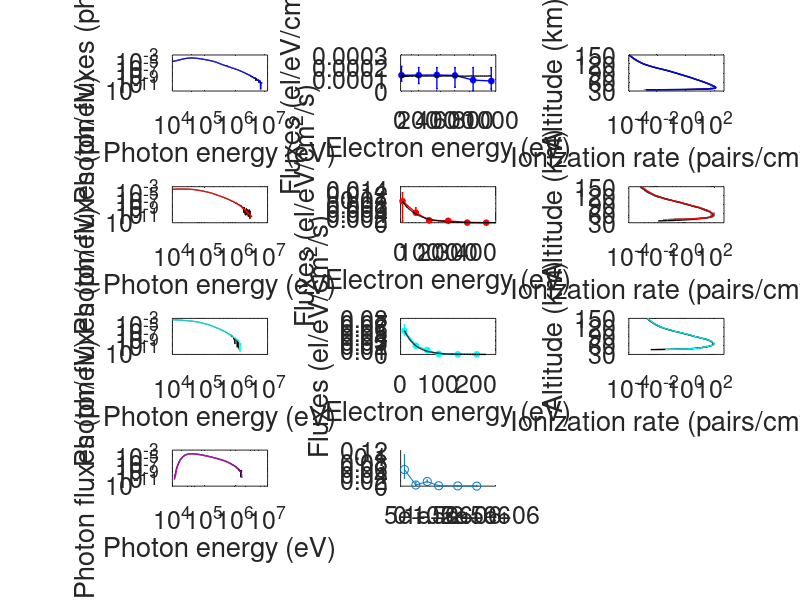

Source code (MATLAB): (Note: this script raises an error after producing the figure.)
% by Wei Xu
% 07/08/2018
% plot Figure 4 in [Xu and Marshall, 2018]

clear; clc;

load('figure5_results.mat');

h1 = figure;
set(h1,'color',[1 1 1]);
set(h1,'position',[180 180 1180 1280]);
set(h1,'defaultAxesFontSize',18);

% plot figure 5a
subplot(431)
loglog(fig5a.En, fig5a.simulatedSpectra, 'k', fig5a.En, fig5a.bestfit, 'b', 'lineWidth', 1)
xlabel('Photon energy (eV)')
ylabel('Photon fluxes (ph/eV)')
set(gca, 'XLim',[1e4 1e7]);
set(gca, 'XMinorTick','on');
set(gca, 'XTick', [1e4 1e5 1e6 1e7]);
set(gca, 'XTickLabel', {'10^4' '10^5' '10^6' '10^7'});
set(gca, 'YLim',[1e-12 8e-3]);
set(gca, 'YMinorTick','on');
set(gca, 'YTick', [1e-11 1e-9 1e-7 1e-5 1e-3 1e-1]);
set(gca, 'YTickLabel', {'10^{-11}' '10^{-9}' '10^{-7}' '10^{-5}' '10^{-3}'});

% plot figure 5b
subplot(432)
h = errorbar(fig5b.electronEnergy, fig5b.derivedSource, fig5b.minimum, fig5b.maximum, 'bo-'); hold on;
plot(fig5b.En, fig5b.mcSource, 'k', 'lineWidth', 1);
set(h, 'lineWidth', 1, 'MarkerSize', 4, 'MarkerFaceColor', 'b', 'MarkerEdgeColor', 'b');
xlabel('Electron energy (eV)')
ylabel('Fluxes (el/eV/cm^2/s)')
set(gca, 'XLim',[0 1.05e7]);
set(gca, 'XMinorTick','on');
set(gca, 'XTick', [0 2e6 4e6 6e6 8e6 1e7]);
set(gca, 'XTickLabel', {'0' '200' '400' '600' '800' '1000'});
set(gca, 'YLim',[0 3e-4]);
set(gca, 'YTick', [0 1e-4 2e-4 3e-4]);
set(gca, 'YMinorTick','on');

% plot figure 5c
subplot(433)
semilogx(fig5c.runs,fig5c.alt,'--','Color',[0.5 0.5 0.5]); hold on;
semilogx(fig5c.mcSource,fig5c.alt,'k','lineWidth',1); hold on;
semilogx(fig5c.derivedSource,fig5c.alt,'b','lineWidth',1);
set(gca, 'XScale', 'log');
xlabel('Ionization rate (pairs/cm^3/s)')
ylabel('Altitude (km)')
set(gca, 'XLim',[1e-4 5e2]);
set(gca, 'XMinorTick','on');
set(gca, 'XTick', [1e-4 1e-2 1e0 1e2]);
set(gca, 'XTickLabel', {'10^{-4}' '10^{-2}' '10^{0}' '10^{2}'});
set(gca, 'YLim',[30 150]);
set(gca, 'YTick', [30 60 90 120 150]);
set(gca, 'YMinorTick','on');

% plot figure 5d
subplot(434)
loglog(fig5d.En, fig5d.simulatedSpectra, 'k', fig5d.En, fig5d.bestfit, 'r', 'lineWidth', 1)
xlabel('Photon energy (eV)')
ylabel('Photon fluxes (ph/eV)')
set(gca, 'XLim',[1e4 1e7]);
set(gca, 'XMinorTick','on');
set(gca, 'XTick', [1e4 1e5 1e6 1e7]);
set(gca, 'XTickLabel', {'10^4' '10^5' '10^6' '10^7'});
set(gca, 'YLim',[1e-12 8e-3]);
set(gca, 'YMinorTick','on');
set(gca, 'YTick', [1e-11 1e-9 1e-7 1e-5 1e-3 1e-1]);
set(gca, 'YTickLabel', {'10^{-11}' '10^{-9}' '10^{-7}' '10^{-5}' '10^{-3}'});

% plot figure 5e
subplot(435)
h = errorbar(fig5e.electronEnergy, fig5e.derivedSource, fig5e.minimum, fig5e.maximum, 'ro-'); hold on;
plot(fig5e.En, fig5e.mcSource, 'k', 'lineWidth', 1);
set(h, 'lineWidth', 1, 'MarkerSize', 4, 'MarkerFaceColor', 'r', 'MarkerEdgeColor', 'r');
xlabel('Electron energy (eV)')
ylabel('Fluxes (el/eV/cm^2/s)')
set(gca, 'XLim',[0 5e6]);
set(gca, 'XMinorTick','on');
set(gca, 'XTick', [0 1e6 2e6 3e6 4e6]);
set(gca, 'XTickLabel', {'0' '100' '200' '300' '400'});
set(gca, 'YLim',[0 15e-3]);
set(gca, 'YMinorTick','on');

% plot figure 5f
subplot(436)
semilogx(fig5f.runs,fig5f.alt,'--','Color',[0.5 0.5 0.5]); hold on;
semilogx(fig5f.mcSource,fig5f.alt,'k','lineWidth',1); hold on;
semilogx(fig5f.derivedSource,fig5f.alt,'r','lineWidth',1);
set(gca, 'XScale', 'log');
xlabel('Ionization rate (pairs/cm^3/s)')
ylabel('Altitude (km)')
set(gca, 'XLim',[1e-4 5e2]);
set(gca, 'XMinorTick','on');
set(gca, 'XTick', [1e-4 1e-2 1e0 1e2]);
set(gca, 'XTickLabel', {'10^{-4}' '10^{-2}' '10^{0}' '10^{2}'});
set(gca, 'YLim',[30 150]);
set(gca, 'YTick', [30 60 90 120 150]);
set(gca, 'YMinorTick','on');

% plot figure 5g
subplot(437)
loglog(fig5g.En, fig5g.simulatedSpectra, 'k', fig5g.En, fig5g.bestfit, 'c', 'lineWidth', 1)
xlabel('Photon energy (eV)')
ylabel('Photon fluxes (ph/eV)')
set(gca, 'XLim',[1e4 1e7]);
set(gca, 'XMinorTick','on');
set(gca, 'XTick', [1e4 1e5 1e6 1e7]);
set(gca, 'XTickLabel', {'10^4' '10^5' '10^6' '10^7'});
set(gca, 'YLim',[1e-12 8e-3]);
set(gca, 'YMinorTick','on');
set(gca, 'YTick', [1e-11 1e-9 1e-7 1e-5 1e-3 1e-1]);
set(gca, 'YTickLabel', {'10^{-11}' '10^{-9}' '10^{-7}' '10^{-5}' '10^{-3}'});

% plot figure 5h
subplot(438)
h = errorbar(fig5h.electronEnergy, fig5h.derivedSource, fig5h.minimum, fig5h.maximum, 'co-'); hold on;
plot(fig5h.En, fig5h.mcSource, 'k', 'lineWidth', 1);
set(h, 'lineWidth', 1, 'MarkerSize', 4, 'MarkerFaceColor', 'c', 'MarkerEdgeColor', 'c');
xlabel('Electron energy (eV)')
ylabel('Fluxes (el/eV/cm^2/s)')
set(gca, 'XLim',[0 2.5e6]);
set(gca, 'XMinorTick','on');
set(gca, 'XTick', [0 1e6 2e6 3e6 4e6]);
set(gca, 'XTickLabel', {'0' '100' '200' '300' '400'});
set(gca, 'YLim',[0 8e-2]);
set(gca, 'YMinorTick','on');

% plot figure 5i
subplot(439)
semilogx(fig5i.runs,fig5i.alt,'--','Color',[0.5 0.5 0.5]); hold on;
semilogx(fig5i.mcSource,fig5i.alt,'k','lineWidth',1); hold on;
semilogx(fig5i.derivedSource,fig5i.alt,'c','lineWidth',1);
set(gca, 'XScale', 'log');
xlabel('Ionization rate (pairs/cm^3/s)')
ylabel('Altitude (km)')
set(gca, 'XLim',[1e-4 5e2]);
set(gca, 'XMinorTick','on');
set(gca, 'XTick', [1e-4 1e-2 1e0 1e2]);
set(gca, 'XTickLabel', {'10^{-4}' '10^{-2}' '10^{0}' '10^{2}'});
set(gca, 'YLim',[30 150]);
set(gca, 'YTick', [30 60 90 120 150]);
set(gca, 'YMinorTick','on');

% plot figure 5j
subplot(4,3,10)
loglog(fig5j.En, fig5j.simulatedSpectra, 'k', 'lineWidth', 1); hold on;
loglog(fig5j.En, fig5j.bestfit, 'Color',[0.75, 0, 0.75],'lineWidth',1);
xlabel('Photon energy (eV)')
ylabel('Photon fluxes (ph/eV)')
set(gca, 'XLim',[1e4 1e7]);
set(gca, 'XMinorTick','on');
set(gca, 'XTick', [1e4 1e5 1e6 1e7]);
set(gca, 'XTickLabel', {'10^4' '10^5' '10^6' '10^7'});
set(gca, 'YLim',[1e-12 8e-3]);
set(gca, 'YMinorTick','on');
set(gca, 'YTick', [1e-11 1e-9 1e-7 1e-5 1e-3 1e-1]);
set(gca, 'YTickLabel', {'10^{-11}' '10^{-9}' '10^{-7}' '10^{-5}' '10^{-3}'});

% plot figure 5k
subplot(4,3,11)
h = errorbar(fig5k.electronEnergy, fig5k.derivedSource, fig5k.minimum, fig5k.maximum, 'o-', 'Color',[0.75, 0, 0.75]); hold on;
plot(fig5k.En, fig5k.mcSource, 'k', 'lineWidth', 1);
set(h, 'lineWidth', 1, 'MarkerSize', 5, 'MarkerFaceColor',[0.75, 0, 0.75], 'MarkerEdgeColor',[0.75, 0, 0.75]);
xlabel('Electron energy (eV)')
ylabel('Fluxes (el/eV/cm^2/s)')
set(gca, 'XLim',[0 2.5e6]);
set(gca, 'XMinorTick','on');
set(gca, 'XTick', [0 1e6 2e6 3e6 4e6]);
set(gca, 'XTickLabel', {'0' '100' '200' '300' '400'});
set(gca, 'YLim',[0 12e-2]);
set(gca, 'YMinorTick','on');

% plot figure 5l
subplot(4,3,12)
semilogx(fig5l.runs,fig5l.alt,'--','Color',[0.5 0.5 0.5]); hold on;
semilogx(fig5l.mcSource,fig5l.alt,'k','lineWidth',1); hold on;
semilogx(fig5l.derivedSource,fig5l.alt,'Color',[0.75, 0, 0.75],'lineWidth',1);
set(gca, 'XScale', 'log');
xlabel('Ionization rate (pairs/cm^3/s)')
ylabel('Altitude (km)')
set(gca, 'XLim',[1e-4 5e2]);
set(gca, 'XMinorTick','on');
set(gca, 'XTick', [1e-4 1e-2 1e0 1e2]);
set(gca, 'XTickLabel', {'10^{-4}' '10^{-2}' '10^{0}' '10^{2}'});
set(gca, 'YLim',[30 150]);
set(gca, 'YTick', [30 60 90 120 150]);
set(gca, 'YMinorTick','on');



